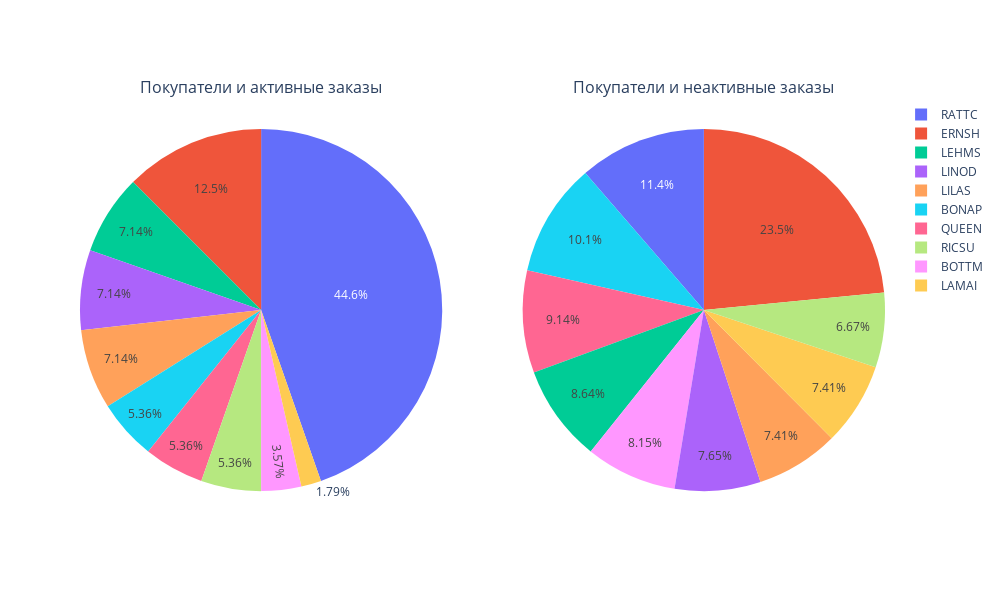

The notebook cell saved with this chart:
### Markdown cell above
## 3. Нарисуйте круговую диаграмму по топ 10 самых больших по заказам клиентов, разделенных на активные и неактивные заказы

### Code cell
import plotly.graph_objects as go
from plotly.subplots import make_subplots
from plotly.offline import iplot

clients_top10 = clients.head(10)

fig = make_subplots(rows=1, cols=2, specs=[[{"type": "pie"}, {"type": "pie"}]], subplot_titles = ('Покупатели и активные заказы'\
                                                                                                  , 'Покупатели и неактивные заказы'))

fig.add_trace(go.Pie(
values = clients_top10['active_count'],
labels = clients_top10['customer_id'],
domain = dict(x=[0, 0.5]),
name = 'Покупатели и активные заказы'),
row = 1, col = 1)

fig.add_trace(go.Pie(
values = clients_top10['non_active_count'],
labels = clients_top10['customer_id'],
domain = dict(x=[0.5, 1.0]),
name = 'Покупатели и неактивные заказы'),
row = 1, col = 2)

fig.update_layout(width=1000, height=600) 

iplot(fig)

### Figure 1 — Plotly figure (JSON) as saved in the notebook; plotly's stock layout.template omitted (floating-point values rounded to 4 significant figures)
{"data": [{"domain": {"x": [0, 0.45], "y": [0, 1]}, "labels": ["ERNSH", "RATTC", "BONAP", "QUEEN", "LEHMS", "LINOD", "BOTTM", "LILAS", "LAMAI", "RICSU"], "name": "Покупатели и активные заказы", "type": "pie", "values": [7, 25, 3, 3, 4, 4, 2, 4, 1, 3]}, {"domain": {"x": [0.55, 1], "y": [0, 1]}, "labels": ["ERNSH", "RATTC", "BONAP", "QUEEN", "LEHMS", "LINOD", "BOTTM", "LILAS", "LAMAI", "RICSU"], "name": "Покупатели и неактивные заказы", "type": "pie", "values": [95, 46, 41, 37, 35, 31, 33, 30, 30, 27]}], "layout": {"annotations": [{"font": {"size": 16}, "showarrow": false, "text": "Покупатели и активные заказы", "x": 0.225, "xanchor": "center", "xref": "paper", "y": 1, "yanchor": "bottom", "yref": "paper"}, {"font": {"size": 16}, "showarrow": false, "text": "Покупатели и неактивные заказы", "x": 0.775, "xanchor": "center", "xref": "paper", "y": 1, "yanchor": "bottom", "yref": "paper"}], "height": 600, "width": 1000}}
